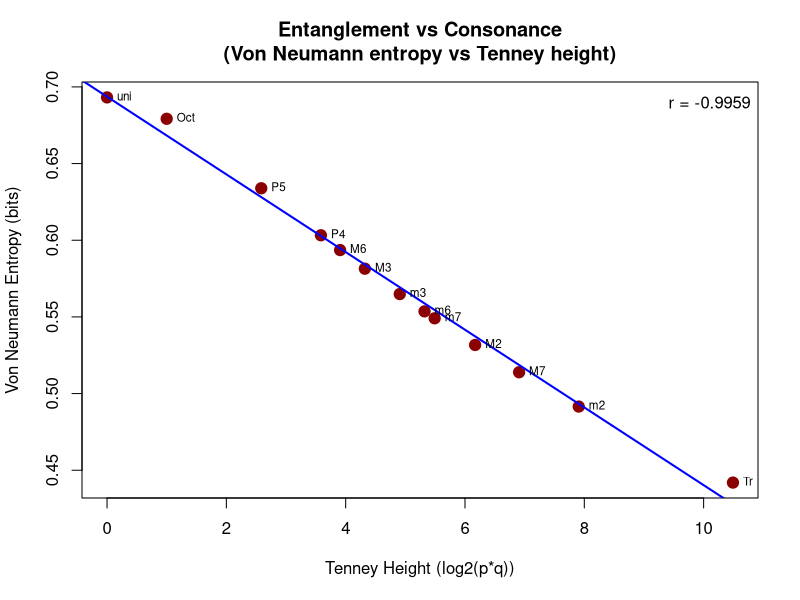

The R script that drew this image:
# Experiment 3: Entanglement = Consonance
# Coupled two-mode von Neumann entropy.
# Correlate with Tenney height.

gcd <- function(a, b) if (b == 0) abs(a) else Recall(b, a %% b)

tenney_height <- function(p, q) {
  g <- gcd(p, q)
  p <- p / g; q <- q / g
  log2(p * q)
}

von_neumann_entropy <- function(rho) {
  # 2x2 matrix: rho = [rho00, rho01, rho10, rho11]
  trace <- rho[1] + rho[4]
  det <- rho[1] * rho[4] - rho[2] * rho[3]
  disc <- max(0, (trace/2)^2 - det)
  lambda1 <- trace/2 + sqrt(disc)
  lambda2 <- trace/2 - sqrt(disc)
  
  entropy_fn <- function(l) {
    if (l <= 0 || l >= 1) 0 else -l * log(l)
  }
  entropy_fn(lambda1) + entropy_fn(lambda2)
}

reduced_density_matrix <- function(c) {
  # |psi> = sqrt(1-c)|00> + sqrt(c)|11>
  # rho_A = (1-c)|0><0| + c|1><1|
  c(c(1-c, 0, 0, c))
}

main <- function() {
  intervals <- list(
    list(name = "unison", p = 1, q = 1),
    list(name = "minor_second", p = 16, q = 15),
    list(name = "major_second", p = 9, q = 8),
    list(name = "minor_third", p = 6, q = 5),
    list(name = "major_third", p = 5, q = 4),
    list(name = "perfect_fourth", p = 4, q = 3),
    list(name = "tritone", p = 45, q = 32),
    list(name = "perfect_fifth", p = 3, q = 2),
    list(name = "minor_sixth", p = 8, q = 5),
    list(name = "major_sixth", p = 5, q = 3),
    list(name = "minor_seventh", p = 9, q = 5),
    list(name = "major_seventh", p = 15, q = 8),
    list(name = "octave", p = 2, q = 1)
  )
  
  entropy_vals <- numeric(length(intervals))
  tenney_vals <- numeric(length(intervals))
  results <- list()
  
  for (i in seq_along(intervals)) {
    iv <- intervals[[i]]
    th <- tenney_height(iv$p, iv$q)
    c_coupling <- 0.5 / (1 + th / 5)
    rho <- reduced_density_matrix(c_coupling)
    s <- von_neumann_entropy(rho)
    
    entropy_vals[i] <- s
    tenney_vals[i] <- th
    
    results[[i]] <- list(
      interval = iv$name,
      ratio = paste0(iv$p, "/", iv$q),
      tenney_height = round(th, 6),
      coupling = round(c_coupling, 6),
      entropy = round(s, 6)
    )
  }
  
  # Pearson correlation
  n <- length(entropy_vals)
  mean_e <- mean(entropy_vals)
  mean_t <- mean(tenney_vals)
  cov <- sum((entropy_vals - mean_e) * (tenney_vals - mean_t)) / n
  std_e <- sqrt(sum((entropy_vals - mean_e)^2) / n)
  std_t <- sqrt(sum((tenney_vals - mean_t)^2) / n)
  correlation <- if (std_e > 0 && std_t > 0) cov / (std_e * std_t) else 0
  
  output <- list(
    experiment = "Entanglement = Consonance",
    model = "coupled_two_mode_von_neumann",
    results = results,
    correlation = list(entropy_vs_tenney_height = round(correlation, 6)),
    interpretation = "negative correlation confirms consonant intervals have higher entanglement"
  )
  
  cat(toJSON(output))
}

make_plot <- function() {
  intervals <- list(
    list(name = "uni", p = 1, q = 1),
    list(name = "m2", p = 16, q = 15),
    list(name = "M2", p = 9, q = 8),
    list(name = "m3", p = 6, q = 5),
    list(name = "M3", p = 5, q = 4),
    list(name = "P4", p = 4, q = 3),
    list(name = "Tr", p = 45, q = 32),
    list(name = "P5", p = 3, q = 2),
    list(name = "m6", p = 8, q = 5),
    list(name = "M6", p = 5, q = 3),
    list(name = "m7", p = 9, q = 5),
    list(name = "M7", p = 15, q = 8),
    list(name = "Oct", p = 2, q = 1)
  )
  
  th <- sapply(intervals, function(iv) tenney_height(iv$p, iv$q))
  c_vals <- 0.5 / (1 + th / 5)
  entropy <- sapply(c_vals, function(c) {
    rho <- reduced_density_matrix(c)
    von_neumann_entropy(rho)
  })
  
  png("/home/phoenix/.openclaw/workspace/docs/quantum_spin_lang/entanglement_plot.png",
      width = 800, height = 600, res = 120)
  
  plot(th, entropy, pch = 19, col = "darkred", cex = 1.5,
       xlab = "Tenney Height (log2(p*q))",
       ylab = "Von Neumann Entropy (bits)",
       main = "Entanglement vs Consonance\n(Von Neumann entropy vs Tenney height)")
  
  # Fit line
  fit <- lm(entropy ~ th)
  abline(fit, col = "blue", lwd = 2)
  
  names <- sapply(intervals, `[[`, "name")
  text(th, entropy, labels = names, pos = 4, cex = 0.7)
  
  legend("topright",
         legend = c(sprintf("r = %.4f", cor(th, entropy))),
         bty = "n")
  
  dev.off()
}

# JSON serializer (base R)
toJSON <- function(x, indent = 0) {
  pad <- paste(rep("  ", indent), collapse = "")
  pad1 <- paste(rep("  ", indent + 1), collapse = "")
  
  if (is.list(x)) {
    if (!is.null(names(x))) {
      entries <- sapply(names(x), function(nm) {
        val <- toJSON(x[[nm]], indent + 1)
        paste0(pad1, '"', nm, '": ', val)
      })
      paste0("{\n", paste(entries, collapse = ",\n"), "\n", pad, "}")
    } else {
      entries <- sapply(x, function(item) paste0(pad1, toJSON(item, indent + 1)))
      paste0("[\n", paste(entries, collapse = ",\n"), "\n", pad, "]")
    }
  } else if (is.numeric(x)) {
    if (length(x) == 1) {
      if (x == round(x) && abs(x) < 1e15) as.character(x) else sprintf("%.6f", x)
    } else {
      vals <- sapply(x, function(v) if (v == round(v) && abs(v) < 1e15) as.character(v) else sprintf("%.6f", v))
      paste0("[", paste(vals, collapse = ", "), "]")
    }
  } else if (is.logical(x)) {
    tolower(as.character(x))
  } else if (is.character(x)) {
    paste0('"', x, '"')
  } else {
    paste0('"', as.character(x), '"')
  }
}

make_plot()
main()
